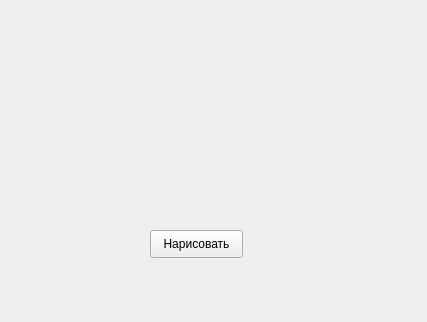
<?xml version="1.0" encoding="UTF-8"?>
<ui version="4.0">
 <class>Form</class>
 <widget class="QWidget" name="Form">
  <property name="geometry">
   <rect>
    <x>0</x>
    <y>0</y>
    <width>427</width>
    <height>322</height>
   </rect>
  </property>
  <property name="windowTitle">
   <string>Form</string>
  </property>
  <widget class="QPushButton" name="pushButton">
   <property name="geometry">
    <rect>
     <x>150</x>
     <y>230</y>
     <width>93</width>
     <height>28</height>
    </rect>
   </property>
   <property name="text">
    <string>Нарисовать</string>
   </property>
  </widget>
 </widget>
 <resources/>
 <connections/>
</ui>
